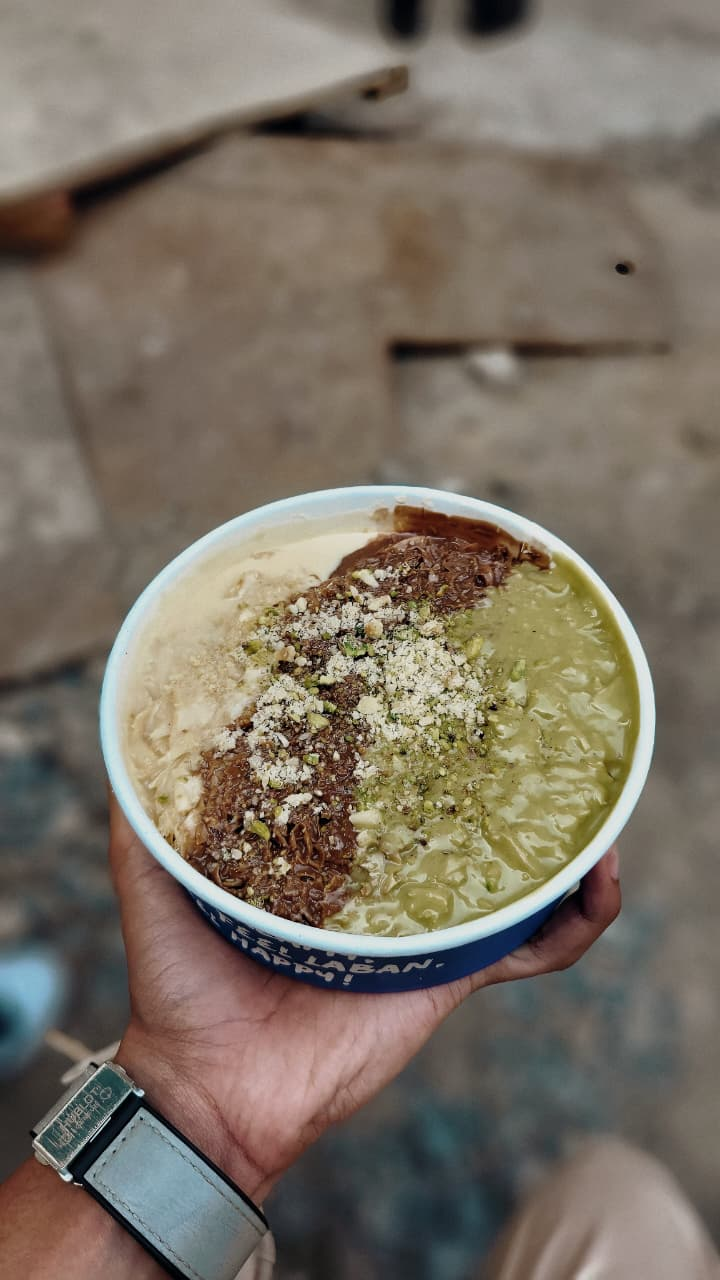
#> input picture WhatsApp Image 2026-02-01 at 5.48.07 PM.jpg, 720 x 1280 px, given in place of WhatsApp Image 2026-02-01 at 5.48.07 PM.jpeg, which was not available
$ jupyter execute Untitled.ipynb
#> lines starting #> are read from the running program, lines starting #| are printed output that depends on the picture; after the words box and inside, x2 and y2 are one past the last pixel; in counts of white or black regions, pixels touching at a corner belong together; pictures that were not available may be replaced by others from this repository, and a replacement may not be noted
[cell 1]
import cv2
import matplotlib.pyplot as plt

[cell 2]
img = cv2.imread('WhatsApp Image 2026-02-01 at 5.48.07 PM.jpeg', cv2.IMREAD_COLOR)
#> img is the input picture: shape (1280, 720, 3); mean B, G, R 99.9, 112.9, 122.8

[cell 3]
img_rgb = cv2.cvtColor(img, cv2.COLOR_BGR2RGB)

[cell 4]
plt.imshow(img_rgb, cmap='viridis')  # You can change 'viridis' to another cmap or use None for RGB images
plt.title("Original Image")
plt.axis('off')  # Removes axis ticks and labels
plt.show()

[cell 5]
image = cv2.imread('WhatsApp Image 2026-02-01 at 5.48.07 PM.jpeg')

[cell 6]
img_rgb = cv2.cvtColor(img, cv2.COLOR_BGR2RGB)
img_rgb.shape
(1536, 941, 3)

[cell 7]
line_img = cv2.line(img_rgb, (0, 0), (768, 600), (255, 0, 0), 2) # cv2.line(image, start_point, end_point, color, thickness)
plt.imshow(line_img, cmap='viridis')
plt.title("Image with Line")
plt.axis('off')
plt.show()

[cell 8]
image = cv2.imread('WhatsApp Image 2026-02-01 at 5.48.07 PM.jpeg')

[cell 9]
img_rgb = cv2.cvtColor(img, cv2.COLOR_BGR2RGB)
img_rgb.shape
(1536, 941, 3)
circle_img = cv2.circle(img_rgb,(400,300),150,(255,0,0),10) # cv2.circle(image, center, radius, color, thickness)
plt.imshow(circle_img, cmap='viridis')
plt.title("Image with Circle")
plt.axis('off')
plt.show()

[cell 10]
image = cv2.imread('WhatsApp Image 2026-02-01 at 5.48.07 PM.jpeg')

[cell 11]
img_rgb = cv2.cvtColor(img, cv2.COLOR_BGR2RGB)
img.shape
(1536, 941, 3)

[cell 12]
rectangle_img = cv2.rectangle(img_rgb, (0, 0), (768, 600), (0, 0, 255), 10)  # cv2.rectangle(image, start_point, end_point, color, thickness)

[cell 13]
plt.imshow(rectangle_img, cmap='viridis')
plt.title("Image with Rectangle")
plt.axis('off')
plt.show()# Load the image

[cell 14]
image = cv2.imread('WhatsApp Image 2026-02-01 at 5.48.07 PM.jpeg')

# Convert BGR (OpenCV's default) to RGB (Matplotlib's expected color order)
img_rgb = cv2.cvtColor(img, cv2.COLOR_BGR2RGB)

[cell 15]
text_img = cv2.putText(img_rgb, "Opencv Drawing", (10, 35), cv2.FONT_HERSHEY_SIMPLEX, 1, (255, 255, 255), 10)  ## cv2.putText(image, text, position, font, font_scale, color, thickness)

[cell 16]
plt.imshow(text_img, cmap='viridis')
plt.title("Image with Text")
plt.axis('off')
plt.show()

[cell 17]
image = cv2.imread('WhatsApp Image 2026-02-01 at 5.48.07 PM.jpeg')

[cell 18]
image_rgb = cv2.cvtColor(image, cv2.COLOR_BGR2RGB)

[cell 19]
plt.imshow(image_rgb)
plt.title("Original RGB Image")
plt.axis("off")

[cell 20]
image_hsv = cv2.cvtColor(image_rgb, cv2.COLOR_RGB2HSV)
#> image_hsv: shape (1280, 720, 3); mean H, S, V 29.8, 61.3, 125.5

[cell 21]
plt.imshow(image_hsv)
plt.title("HSV Image")
plt.axis("off")

[cell 22]
image_gray = cv2.cvtColor(image_rgb, cv2.COLOR_RGB2GRAY)
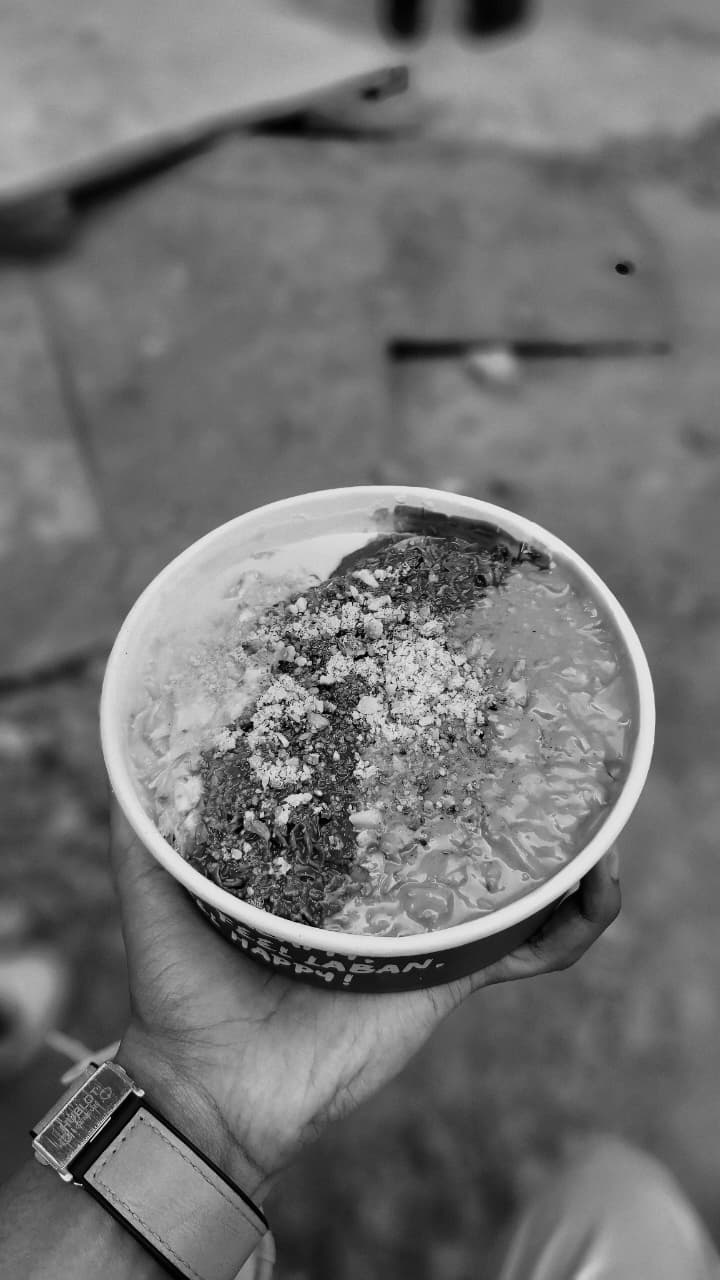
#> image_gray: shape (1280, 720); min 0, max 245, mean 114.4

[cell 23]
plt.imshow(image_gray, cmap='gray')
plt.title("Grayscale Image")
plt.axis("off")

[cell 24]
image_ycrcb = cv2.cvtColor(image_rgb, cv2.COLOR_RGB2YCrCb)
#> image_ycrcb: shape (1280, 720, 3); mean of channels 0, 1, 2 114.4, 134, 119.8

[cell 25]
plt.imshow(image_ycrcb)
plt.title("YCrCb Image")
plt.axis("off")

[cell 26]
image_hsv_to_rgb = cv2.cvtColor(image_hsv, cv2.COLOR_HSV2RGB)

[cell 27]
plt.imshow(image_hsv_to_rgb)
plt.title("HSV to RGB Image")
plt.axis("off")

[cell 28]
image[200:500, 200:500] = [255, 255, 255]  # Rows: 200-499, Columns: 200-499
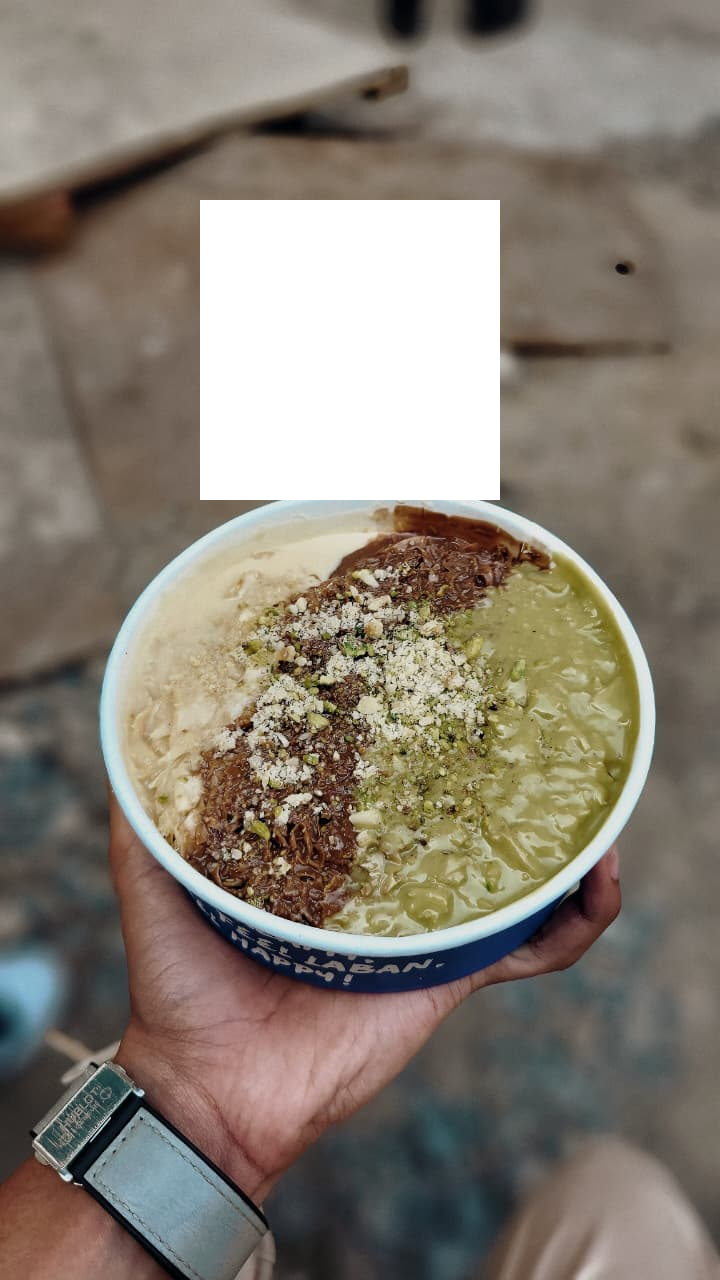
#> image: shape (1280, 720, 3); 9.77% of pixels changed, all inside (x1, y1, x2, y2) = (200, 200, 500, 500)

[cell 29]
image_rgb = cv2.cvtColor(image, cv2.COLOR_BGR2RGB)

[cell 30]
plt.imshow(image_rgb)
plt.title("Image with 300x300 White Block")
plt.axis("off")
plt.show()

[cell 31]
image = cv2.imread('WhatsApp Image 2026-02-01 at 5.48.07 PM.jpeg')

[cell 32]
image.shape
#> Out = (1280, 720, 3)

[cell 33]
resized_image = cv2.resize(image, (768 // 2, 600 // 2))  # (new_width, new_height)
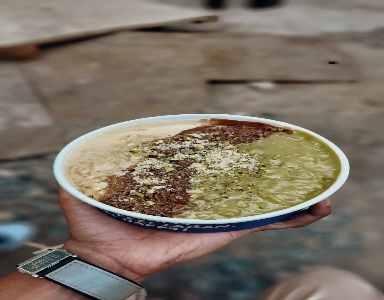
#> resized_image: shape (300, 384, 3); mean B, G, R 99.8, 112.8, 122.7

[cell 34]
resized_image_rgb = cv2.cvtColor(resized_image, cv2.COLOR_BGR2RGB)

[cell 35]
resized_image_rgb.shape
(300, 384, 3)

[cell 36]
plt.imshow(resized_image_rgb)
plt.title("Resized Image (Half Size)")
plt.axis("off")
plt.show()

[cell 37]
image = cv2.imread('WhatsApp Image 2026-02-01 at 5.48.07 PM.jpeg')

[cell 38]
image.shape
(1536, 941, 3)

[cell 39]
roi = image[50:350, 50:350]  # Rows: 50-349, Columns: 50-349
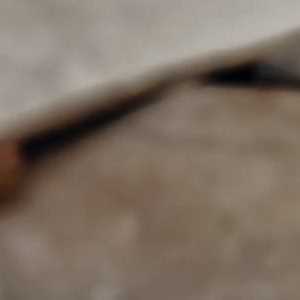
#> roi: shape (300, 300, 3); mean B, G, R 100.1, 112.8, 126.2

[cell 40]
roi_rgb = cv2.cvtColor(roi, cv2.COLOR_BGR2RGB)

[cell 41]
plt.imshow(roi_rgb)
plt.title("Cropped Region of Interest (ROI)")
plt.axis("off")
plt.show()

[cell 42]
image = cv2.imread('WhatsApp Image 2026-02-01 at 5.48.07 PM.jpeg')

[cell 43]
flipped_horizontally = cv2.flip(image, 1)
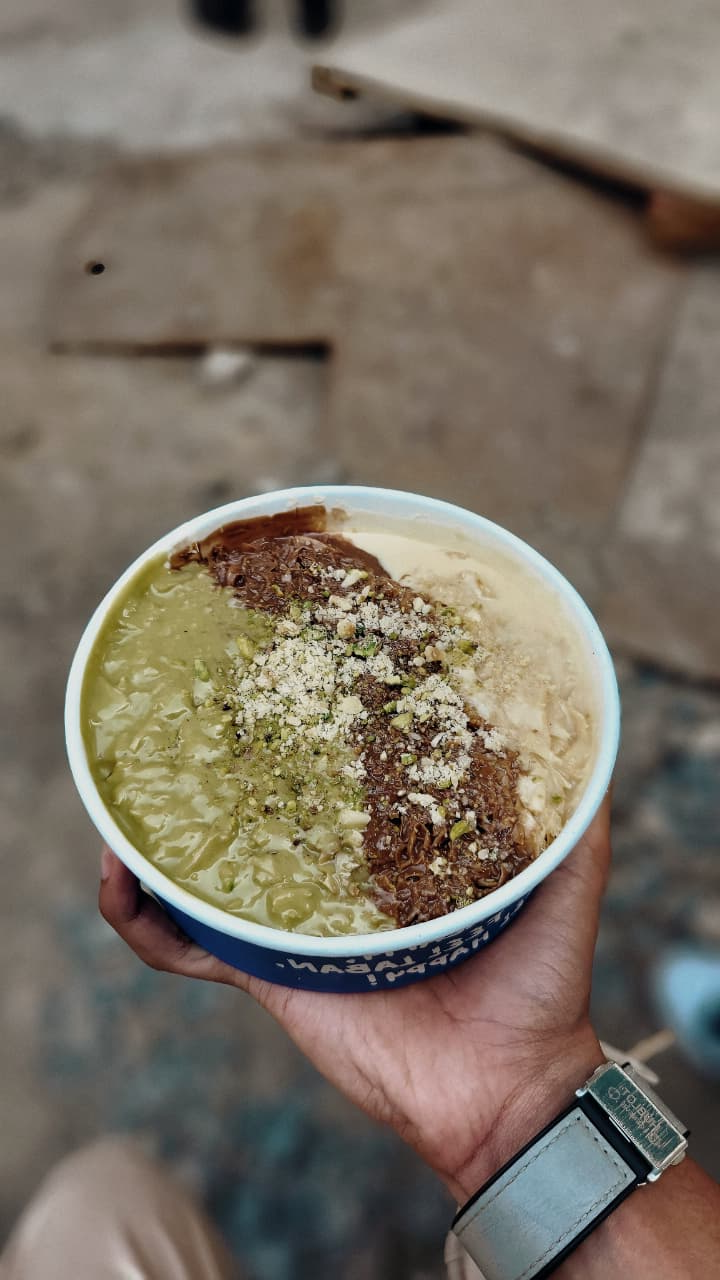
#> flipped_horizontally: shape (1280, 720, 3); mean B, G, R 99.9, 112.9, 122.8

[cell 44]
flipped_horizontally_rgb = cv2.cvtColor(flipped_horizontally, cv2.COLOR_BGR2RGB)

[cell 45]
plt.imshow(flipped_horizontally_rgb)
plt.title("Flipped Horizontally")
plt.axis("off")

[cell 46]
flipped_vertically = cv2.flip(image, 0)
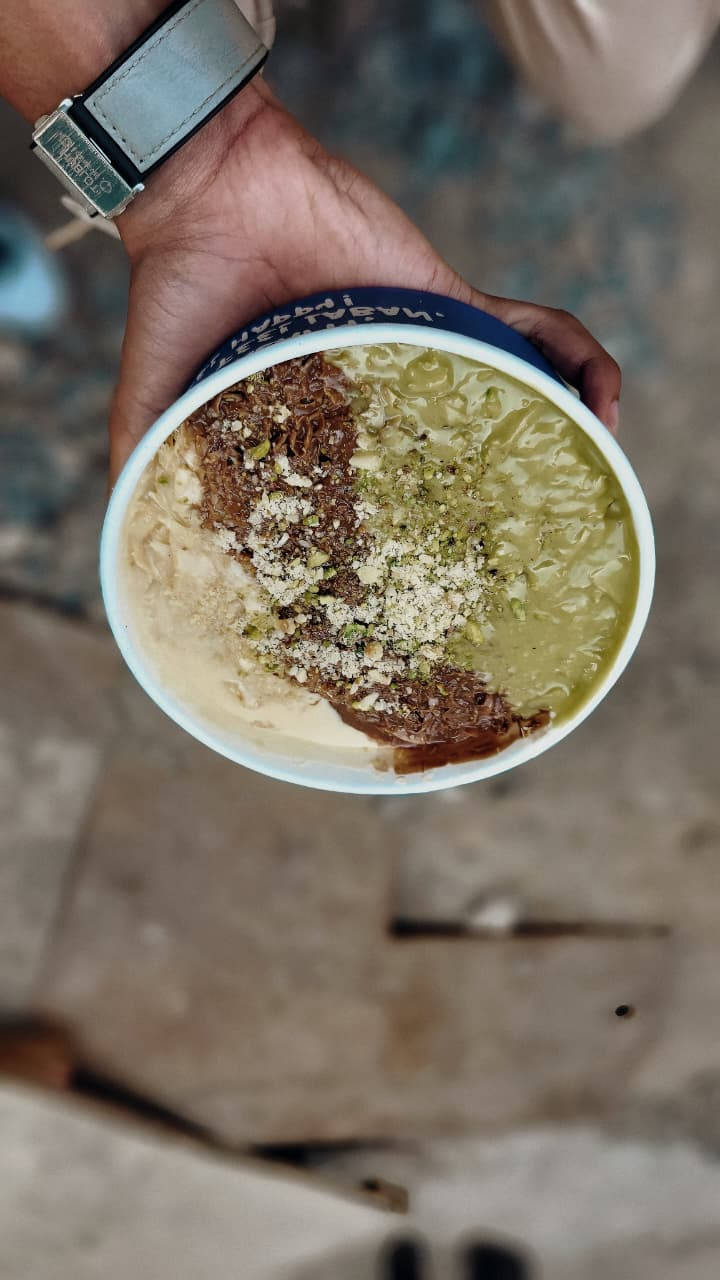
#> flipped_vertically: shape (1280, 720, 3); mean B, G, R 99.9, 112.9, 122.8

[cell 47]
flipped_vertically_rgb = cv2.cvtColor(flipped_vertically, cv2.COLOR_BGR2RGB)

$ run again, with me.jpg copied over WhatsApp Image 2026-02-01 at 5.48.07 PM.jpg
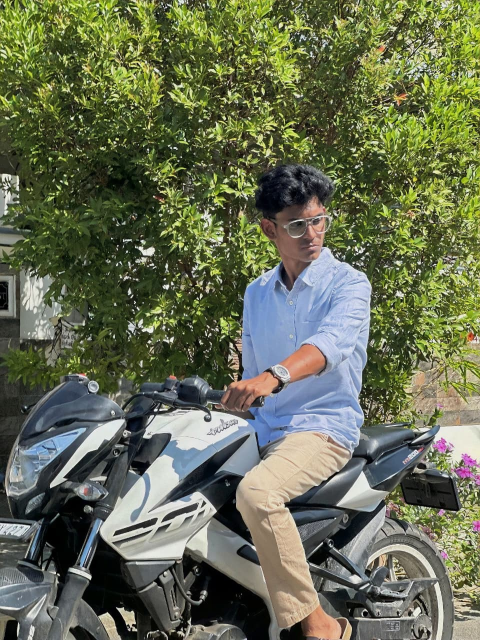
#> input picture me.jpg, 960 x 1280 px, given in place of WhatsApp Image 2026-02-01 at 5.48.07 PM.jpeg, which was not available (shown at 1/2 size)
#> img is the input picture: shape (1280, 960, 3); mean B, G, R 83.2, 108.9, 102.5
#> image_hsv: shape (1280, 960, 3); mean H, S, V 50.9, 97.2, 114.3
#> image_ycrcb: shape (1280, 960, 3); mean of channels 0, 1, 2 104, 126.9, 116.2
#> image: shape (1280, 960, 3); 7.32% of pixels changed, all inside (x1, y1, x2, y2) = (200, 200, 500, 500)
#> `flipped_horizontally = cv2.flip(image, 1)`:
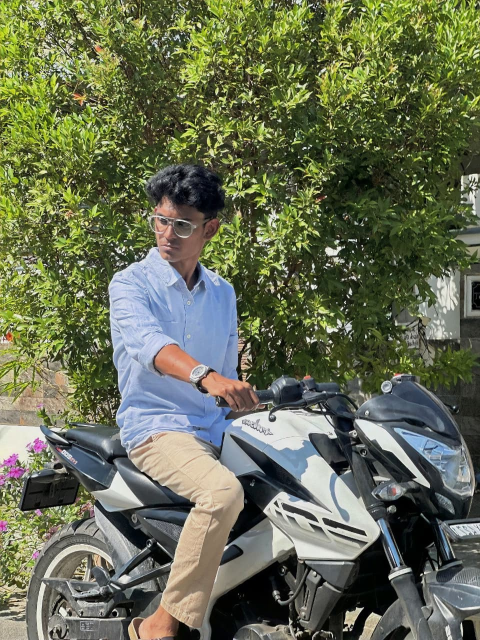
#> flipped_horizontally: shape (1280, 960, 3) (shown at 1/2 size); mean B, G, R 83.2, 108.9, 102.5
#> `flipped_vertically = cv2.flip(image, 0)`:
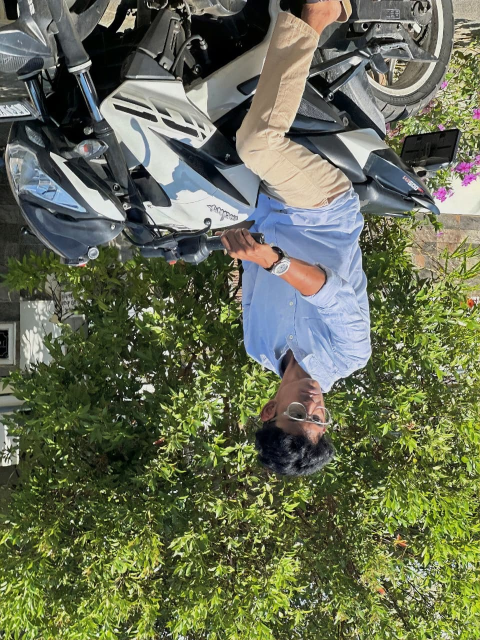
#> flipped_vertically: shape (1280, 960, 3) (shown at 1/2 size); mean B, G, R 83.2, 108.9, 102.5
